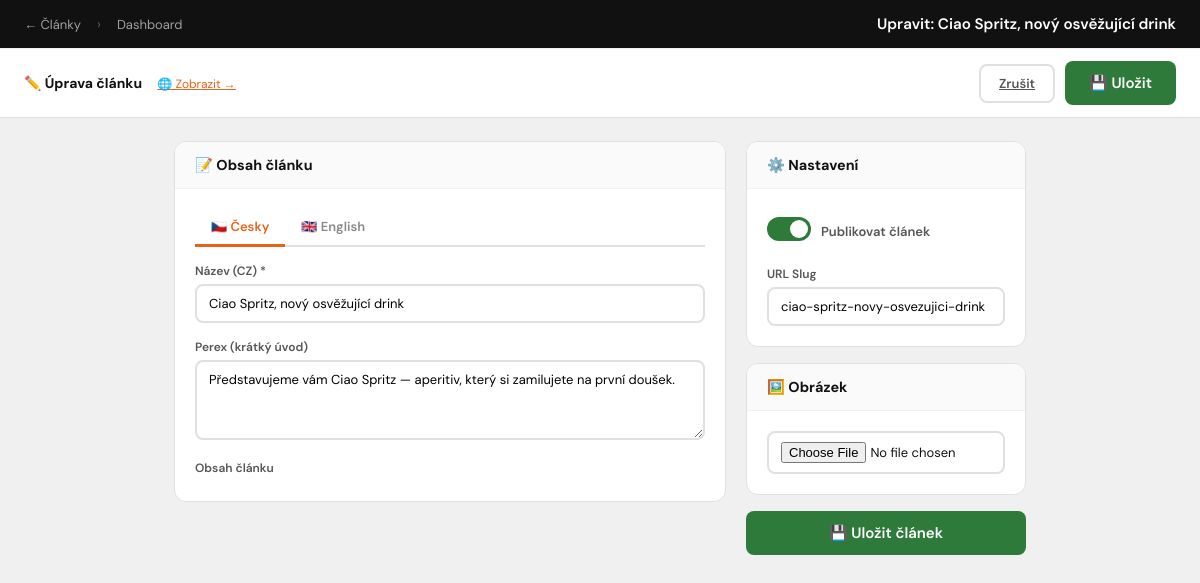
/admin/article-edit.php?id=2 (signed in), run on the app's committed database.
### tables this page shows
CREATE TABLE IF NOT EXISTS `articles` (
  `id` int(11) NOT NULL AUTO_INCREMENT,
  `title_cs` varchar(255) NOT NULL,
  `title_en` varchar(255) DEFAULT NULL,
  `perex_cs` text,
  `perex_en` text,
  `content_cs` longtext,
  `content_en` longtext,
  `image` varchar(255) DEFAULT NULL,
  `slug` varchar(255) NOT NULL,
  `published` tinyint(1) DEFAULT 0,
  `created_at` timestamp NOT NULL DEFAULT CURRENT_TIMESTAMP,
  PRIMARY KEY (`id`),
  UNIQUE KEY `slug` (`slug`)
);

### admin/article-edit.php (the view, shortened to what this page needs)
<?php
require_once __DIR__.'/../includes/config.php';
$id = (int)($_GET['id'] ?? 0);
$article = null;
if ($id) {
    $stmt = $pdo->prepare("SELECT * FROM articles WHERE id = ?");
    $stmt->execute([$id]);
    $article = $stmt->fetch();
}
?>
<!DOCTYPE html>
<html lang="cs">
<head>
    <link href="https://cdnjs.cloudflare.com/ajax/libs/quill/1.3.7/quill.snow.min.css" rel="stylesheet">
</head>
<body>
<div class="topbar">
    <a href="<?= BASE_URL ?>/admin/index.php?section=articles">← Články</a>
    <span style="color:rgba(255,255,255,.3)">›</span>
    <a href="<?= BASE_URL ?>/admin/index.php">Dashboard</a>
    <h1><?= $id ? 'Upravit: ' . htmlspecialchars($article['title_cs'] ?? '') : 'Nový článek' ?></h1>
</div>
<form method="POST" enctype="multipart/form-data" id="articleForm">
<div class="save-bar">
    <div style="font-weight:700"><?= $id ? '✏️ Úprava článku' : '➕ Nový článek' ?>
        <?php if (!empty($article['slug'])): ?>
        <a href="<?= BASE_URL ?>/novinka.php?slug=<?= htmlspecialchars($article['slug']) ?>" target="_blank" style="font-size:12px;color:#E8631A;font-weight:400;margin-left:12px">🌐 Zobrazit →</a>
        <?php endif; ?>
    </div>
    <div style="display:flex;gap:10px;align-items:center">
        <a href="<?= BASE_URL ?>/admin/index.php?section=articles" class="btn btn-outline">Zrušit</a>
        <button type="submit" class="btn btn-primary btn-lg">💾 Uložit</button>
    </div>
</div>
<div class="wrap">
<div>
    <div class="card">
        <div class="card-title">📝 Obsah článku</div>
        <div class="card-body">
            <div class="tabs">
                <div class="tab active" onclick="switchTab('cs',this)">🇨🇿 Česky</div>
                <div class="tab" onclick="switchTab('en',this)">🇬🇧 English</div>
            </div>
            <div class="tab-panel active" id="tab-cs">
                <div class="form-group">
                    <label>Název (CZ) *</label>
                    <input type="text" name="title_cs" required value="<?= htmlspecialchars($article['title_cs'] ?? '') ?>" placeholder="Název článku" oninput="autoSlug(this.value)">
                </div>
                <div class="form-group">
                    <label>Perex (krátký úvod)</label>
                    <textarea name="perex_cs" rows="3" placeholder="Stručný popis..."><?= htmlspecialchars($article['perex_cs'] ?? '') ?></textarea>
                </div>
                <div class="form-group">
                    <label>Obsah článku</label>
                </div>
            </div>
        </div>
    </div>
</div>
<div>
    <div class="card">
        <div class="card-title">⚙️ Nastavení</div>
        <div class="card-body">
            <label class="toggle-wrap">
                <label class="toggle-switch">
                    <span class="toggle-slider"></span>
                </label>
                <span style="font-size:13px;font-weight:600">Publikovat článek</span>
            </label>
            <div class="form-group" style="margin-top:12px">
                <label>URL Slug</label>
                <input type="text" name="slug" id="slugInput" value="<?= htmlspecialchars($article['slug'] ?? '') ?>" placeholder="automaticky-z-nazvu">
            </div>
        </div>
    </div>
    <div class="card">
        <div class="card-title">🖼️ Obrázek</div>
        <div class="card-body">
            <input type="file" name="image" accept="image/jpeg,image/png,image/webp" onchange="previewImg(this)">
        </div>
    </div>
    <button type="submit" class="btn btn-primary btn-full btn-lg">💾 Uložit článek</button>
</div>
</div>
</form>
</body>
</html>

### admin/article-edit.php (style rules this page uses)
* { box-sizing:border-box;margin:0;padding:0 }
body { font-family:'DM Sans',sans-serif;background:#f0f0f0;color:#111;font-size:14px }
.topbar { background:#111;color:white;padding:14px 24px;display:flex;align-items:center;gap:16px;position:sticky;top:0;z-index:100 }
.topbar a { color:rgba(255,255,255,.6);font-size:13px;text-decoration:none }
.topbar h1 { font-size:.95rem;font-weight:600;color:white;margin-left:auto }
.save-bar { background:white;border-bottom:1px solid #e0e0e0;padding:12px 24px;display:flex;align-items:center;justify-content:space-between;gap:16px;position:sticky;top:49px;z-index:99 }
.wrap { max-width:900px;margin:24px auto;padding:0 24px;display:grid;grid-template-columns:1fr 280px;gap:20px;align-items:start }
.card { background:white;border-radius:12px;border:1px solid #e0e0e0;overflow:hidden;margin-bottom:16px }
.card-title { padding:14px 20px;border-bottom:1px solid #f0f0f0;font-weight:700;font-size:.9rem;background:#fafafa }
.card-body { padding:20px }
.form-group { margin-bottom:16px }
.form-group:last-child { margin-bottom:0 }
label { display:block;font-size:12px;font-weight:600;color:#555;margin-bottom:5px }
input[type=text],input[type=file],select,textarea { width:100%;padding:9px 12px;border:2px solid #e0e0e0;border-radius:8px;font-family:inherit;font-size:13px;outline:none;transition:border-color .2s }
textarea { resize:vertical;min-height:80px }
.tabs { display:flex;border-bottom:2px solid #e0e0e0;margin-bottom:16px }
.tab { padding:9px 16px;font-size:13px;font-weight:600;cursor:pointer;border-bottom:3px solid transparent;margin-bottom:-2px;color:#888;user-select:none }
.tab.active { color:#E8631A;border-bottom-color:#E8631A }
.tab-panel { display:none }
.tab-panel.active { display:block }
.btn { display:inline-flex;align-items:center;gap:6px;padding:9px 18px;border-radius:8px;font-size:13px;font-weight:600;cursor:pointer;border:none;font-family:inherit;transition:all .2s }
.btn-primary { background:#2D7A3A;color:white }
.btn-outline { background:none;border:2px solid #e0e0e0;color:#555 }
.btn-lg { padding:12px 24px;font-size:15px }
.btn-full { width:100%;justify-content:center }
.toggle-wrap { display:flex;align-items:center;gap:10px;padding:8px 0 }
.toggle-switch { position:relative;width:44px;height:24px;flex-shrink:0 }
.toggle-slider { position:absolute;inset:0;background:#ddd;border-radius:24px;cursor:pointer;transition:.3s }
.toggle-slider:before { content:'';position:absolute;width:18px;height:18px;left:3px;bottom:3px;background:white;border-radius:50%;transition:.3s }
input:checked+.toggle-slider { background:#2D7A3A }
input:checked+.toggle-slider:before { transform:translateX(20px) }

### data on the page
articles: title_cs "Ciao Spritz, nový osvěžující drink", perex_cs "Představujeme vám Ciao Spritz — aperitiv, který si zamilujete na první doušek.", slug "ciao-spritz-novy-osvezujici-drink"
